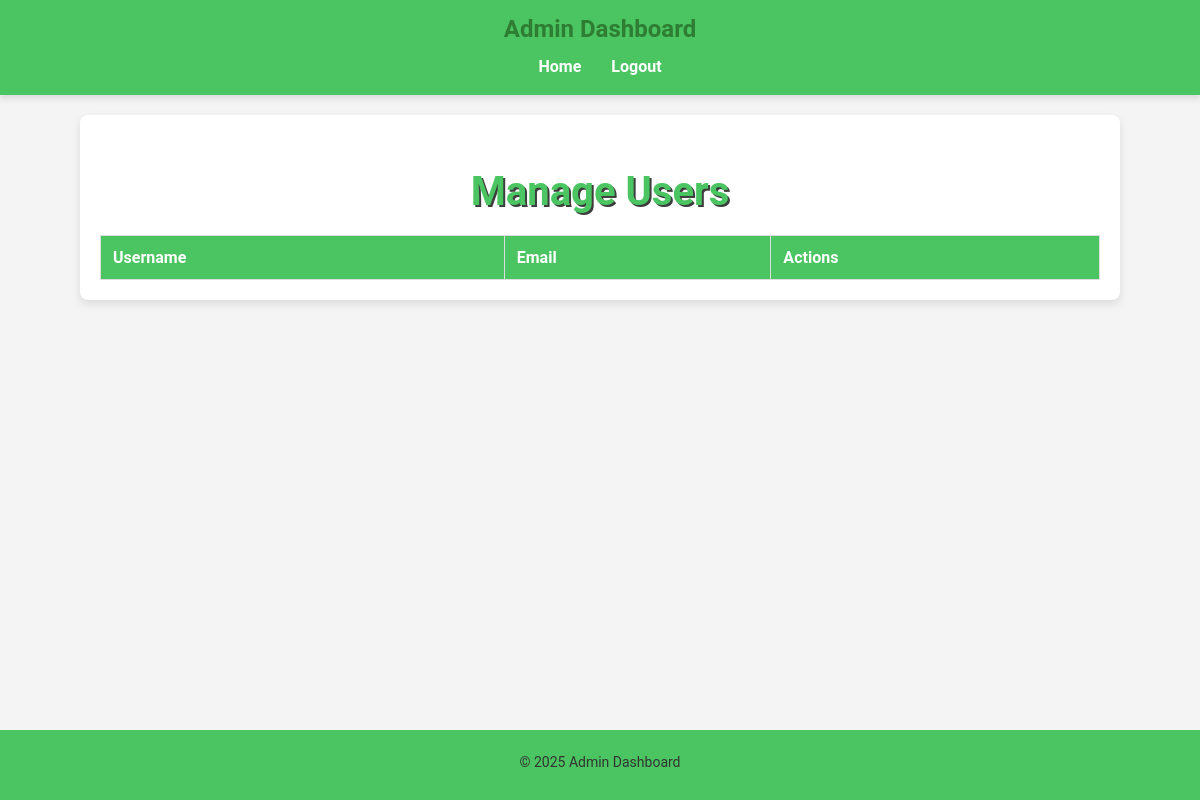
The app's page /admin (signed in), older data.
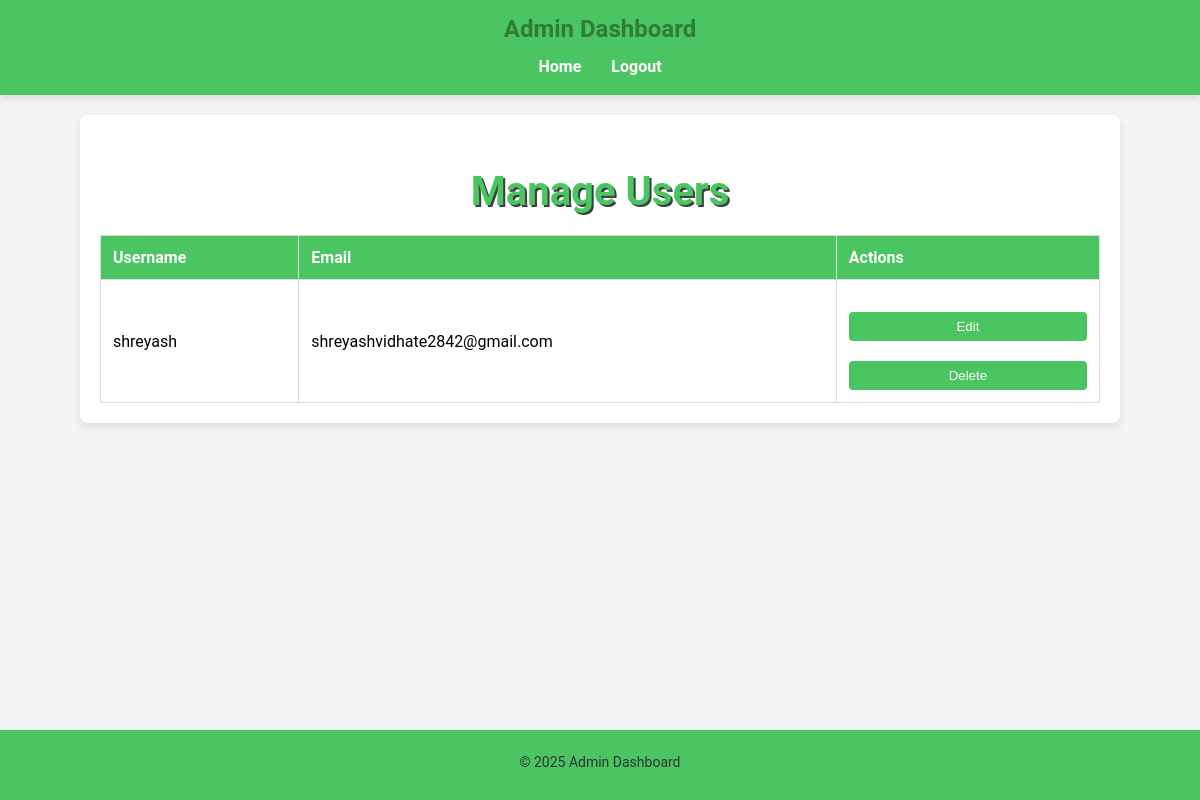
The same page, newer data.
### app.py (models this page shows, shortened)
class User(db.Model):
    id = db.Column(db.Integer, primary_key=True)
    username = db.Column(db.String(50), unique=True, nullable=False)
    email = db.Column(db.String(100), unique=True, nullable=False)
    mobile_number = db.Column(db.String(15), nullable=False)  # New mobile number field
    password_hash = db.Column(db.String(128), nullable=False)
    is_admin = db.Column(db.Boolean, default=False)  # Admin flag

### app.py (the view)
@app.route('/admin')
def admin_dashboard():
    if 'user_id' not in session:
        return redirect(url_for('login'))
    current_user = User.query.get(session['user_id'])
    if not current_user.is_admin:
        flash('Access denied!')
        return redirect(url_for('plant_selection'))
    users = User.query.all()
    return render_template('admin_dashboard.html', users=users)

### templates/admin_dashboard.html (shortened to what this page needs)
<!DOCTYPE html>
<html lang="en">
<head>
    <link rel="stylesheet" type="text/css" href="{{ url_for('static', filename='css/styles.css') }}">
</head>
<body>
    <header>
        <h1>Admin Dashboard</h1>
        <nav>
            <ul>
                <li><a href="{{ url_for('admin_dashboard') }}">Home</a></li>
                <li><a href="{{ url_for('logout') }}">Logout</a></li>
            </ul>
        </nav>
    </header>
    <main>
        <div class="dashboard-container admin-dashboard">
            <section class="user-list">
                <h2>Manage Users</h2>
                <table>
                    <thead>
                        <tr>
                            <th>Username</th>
                            <th>Email</th>
                            <th>Actions</th>
                        </tr>
                    </thead>
                    <tbody>
                        {% for user in users %}
                        {% if not user.is_admin %}
                        <tr>
                            <td>{{ user.username }}</td>
                            <td>{{ user.email }}</td>
                            <td>
                                <button onclick="location.href='{{ url_for('edit_user', user_id=user.id) }}'">Edit</button>
                                <form action="{{ url_for('delete_user', user_id=user.id) }}" method="POST" style="display:inline;">
                                    <button type="submit">Delete</button>
                                </form>
                            </td>
                        </tr>
                        {% endif %}
                        {% endfor %}
                    </tbody>
                </table>
            </section>
        </div>
    </main>
    <footer>
        <p>&copy; 2025 Admin Dashboard</p>
    </footer>
</body>
</html>

Row changes from the older to the newer data that the page shows:
added User: username "shreyash", email "shreyashvidhate2842@gmail.com"
